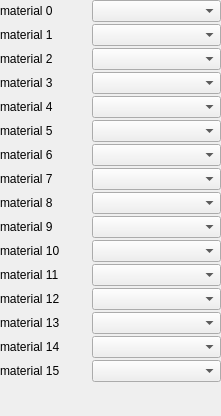
       <widget class="QWidget" name="scrollAreaWidgetContents">
        <property name="geometry">
         <rect>
          <x>0</x>
          <y>0</y>
          <width>221</width>
          <height>416</height>
         </rect>
        </property>
        <layout class="QGridLayout" name="gridLayout_8">
         <property name="margin">
          <number>0</number>
         </property>
         <property name="spacing">
          <number>2</number>
         </property>
         <item row="0" column="0">
          <widget class="QLabel" name="material_label_0">
           <property name="maximumSize">
            <size>
             <width>90</width>
             <height>16777215</height>
            </size>
           </property>
           <property name="sizeIncrement">
            <size>
             <width>1</width>
             <height>0</height>
            </size>
           </property>
           <property name="text">
            <string>material 0</string>
           </property>
          </widget>
         </item>
         <item row="0" column="1">
          <widget class="QComboBox" name="material_0">
           <property name="sizeIncrement">
            <size>
             <width>4</width>
             <height>0</height>
            </size>
           </property>
          </widget>
         </item>
         <item row="1" column="0">
          <widget class="QLabel" name="material_label_1">
           <property name="maximumSize">
            <size>
             <width>90</width>
             <height>16777215</height>
            </size>
           </property>
           <property name="sizeIncrement">
            <size>
             <width>1</width>
             <height>0</height>
            </size>
           </property>
           <property name="text">
            <string>material 1</string>
           </property>
          </widget>
         </item>
         <item row="1" column="1">
          <widget class="QComboBox" name="material_1">
           <property name="sizeIncrement">
            <size>
             <width>4</width>
             <height>0</height>
            </size>
           </property>
          </widget>
         </item>
         <item row="2" column="0">
          <widget class="QLabel" name="material_label_2">
           <property name="maximumSize">
            <size>
             <width>90</width>
             <height>16777215</height>
            </size>
           </property>
           <property name="sizeIncrement">
            <size>
             <width>1</width>
             <height>0</height>
            </size>
           </property>
           <property name="text">
            <string>material 2</string>
           </property>
          </widget>
         </item>
         <item row="2" column="1">
          <widget class="QComboBox" name="material_2">
           <property name="sizeIncrement">
            <size>
             <width>4</width>
             <height>0</height>
            </size>
           </property>
          </widget>
         </item>
         <item row="3" column="0">
          <widget class="QLabel" name="material_label_3">
           <property name="maximumSize">
            <size>
             <width>90</width>
             <height>16777215</height>
            </size>
           </property>
           <property name="sizeIncrement">
            <size>
             <width>1</width>
             <height>0</height>
            </size>
           </property>
           <property name="text">
            <string>material 3</string>
           </property>
          </widget>
         </item>
         <item row="3" column="1">
          <widget class="QComboBox" name="material_3">
           <property name="sizeIncrement">
            <size>
             <width>4</width>
             <height>0</height>
            </size>
           </property>
          </widget>
         </item>
         <item row="4" column="0">
          <widget class="QLabel" name="material_label_4">
           <property name="maximumSize">
            <size>
             <width>90</width>
             <height>16777215</height>
            </size>
           </property>
           <property name="sizeIncrement">
            <size>
             <width>1</width>
             <height>0</height>
            </size>
           </property>
           <property name="text">
            <string>material 4</string>
           </property>
          </widget>
         </item>
         <item row="4" column="1">
          <widget class="QComboBox" name="material_4">
           <property name="sizeIncrement">
            <size>
             <width>4</width>
             <height>0</height>
            </size>
           </property>
          </widget>
         </item>
         <item row="5" column="0">
          <widget class="QLabel" name="material_label_5">
           <property name="maximumSize">
            <size>
             <width>90</width>
             <height>16777215</height>
            </size>
           </property>
           <property name="sizeIncrement">
            <size>
             <width>1</width>
             <height>0</height>
            </size>
           </property>
           <property name="text">
            <string>material 5</string>
           </property>
          </widget>
         </item>
         <item row="5" column="1">
          <widget class="QComboBox" name="material_5">
           <property name="sizeIncrement">
            <size>
             <width>4</width>
             <height>0</height>
            </size>
           </property>
          </widget>
         </item>
         <item row="6" column="0">
          <widget class="QLabel" name="material_label_6">
           <property name="maximumSize">
            <size>
             <width>90</width>
             <height>16777215</height>
            </size>
           </property>
           <property name="sizeIncrement">
            <size>
             <width>1</width>
             <height>0</height>
            </size>
           </property>
           <property name="text">
            <string>material 6</string>
           </property>
          </widget>
         </item>
         <item row="6" column="1">
          <widget class="QComboBox" name="material_6">
           <property name="sizeIncrement">
            <size>
             <width>4</width>
             <height>0</height>
            </size>
           </property>
          </widget>
         </item>
         <item row="7" column="0">
          <widget class="QLabel" name="material_label_7">
           <property name="maximumSize">
            <size>
             <width>90</width>
             <height>16777215</height>
            </size>
           </property>
           <property name="sizeIncrement">
            <size>
             <width>1</width>
             <height>0</height>
            </size>
           </property>
           <property name="text">
            <string>material 7</string>
           </property>
          </widget>
         </item>
         <item row="7" column="1">
          <widget class="QComboBox" name="material_7">
           <property name="sizeIncrement">
            <size>
             <width>4</width>
             <height>0</height>
            </size>
           </property>
          </widget>
         </item>
         <item row="8" column="0">
          <widget class="QLabel" name="material_label_8">
           <property name="maximumSize">
            <size>
             <width>90</width>
             <height>16777215</height>
            </size>
           </property>
           <property name="sizeIncrement">
            <size>
             <width>1</width>
             <height>0</height>
            </size>
           </property>
           <property name="text">
            <string>material 8</string>
           </property>
          </widget>
         </item>
         <item row="8" column="1">
          <widget class="QComboBox" name="material_8">
           <property name="sizeIncrement">
            <size>
             <width>4</width>
             <height>0</height>
            </size>
           </property>
          </widget>
         </item>
         <item row="9" column="0">
          <widget class="QLabel" name="material_label_9">
           <property name="maximumSize">
            <size>
             <width>90</width>
             <height>16777215</height>
            </size>
           </property>
           <property name="sizeIncrement">
            <size>
             <width>1</width>
             <height>0</height>
            </size>
           </property>
           <property name="text">
            <string>material 9</string>
           </property>
          </widget>
         </item>
         <item row="9" column="1">
          <widget class="QComboBox" name="material_9">
           <property name="sizeIncrement">
            <size>
             <width>4</width>
             <height>0</height>
            </size>
           </property>
          </widget>
         </item>
         <item row="10" column="0">
          <widget class="QLabel" name="material_label_10">
           <property name="text">
            <string>material 10</string>
           </property>
          </widget>
         </item>
         <item row="10" column="1">
          <widget class="QComboBox" name="material_10"/>
         </item>
         <item row="11" column="1">
          <widget class="QComboBox" name="material_11"/>
         </item>
         <item row="12" column="0">
          <widget class="QLabel" name="material_label_12">
           <property name="text">
            <string>material 12</string>
           </property>
          </widget>
         </item>
         <item row="12" column="1">
          <widget class="QComboBox" name="material_12"/>
         </item>
         <item row="13" column="0">
          <widget class="QLabel" name="material_label_13">
           <property name="text">
            <string>material 13</string>
           </property>
          </widget>
         </item>
         <item row="13" column="1">
          <widget class="QComboBox" name="material_13"/>
         </item>
         <item row="14" column="0">
          <widget class="QLabel" name="material_label_14">
           <property name="text">
            <string>material 14</string>
           </property>
          </widget>
         </item>
         <item row="14" column="1">
          <widget class="QComboBox" name="material_14"/>
         </item>
         <item row="15" column="0">
          <widget class="QLabel" name="material_label_15">
           <property name="text">
            <string>material 15</string>
           </property>
          </widget>
         </item>
         <item row="15" column="1">
          <widget class="QComboBox" name="material_15"/>
         </item>
         <item row="16" column="0" colspan="2">
          <spacer name="verticalSpacer_7">
           <property name="orientation">
            <enum>Qt::Vertical</enum>
           </property>
           <property name="sizeHint" stdset="0">
            <size>
             <width>128</width>
             <height>61</height>
            </size>
           </property>
          </spacer>
         </item>
         <item row="11" column="0">
          <widget class="QLabel" name="material_label_11">
           <property name="text">
            <string>material 11</string>
           </property>
          </widget>
         </item>
        </layout>
       </widget>
